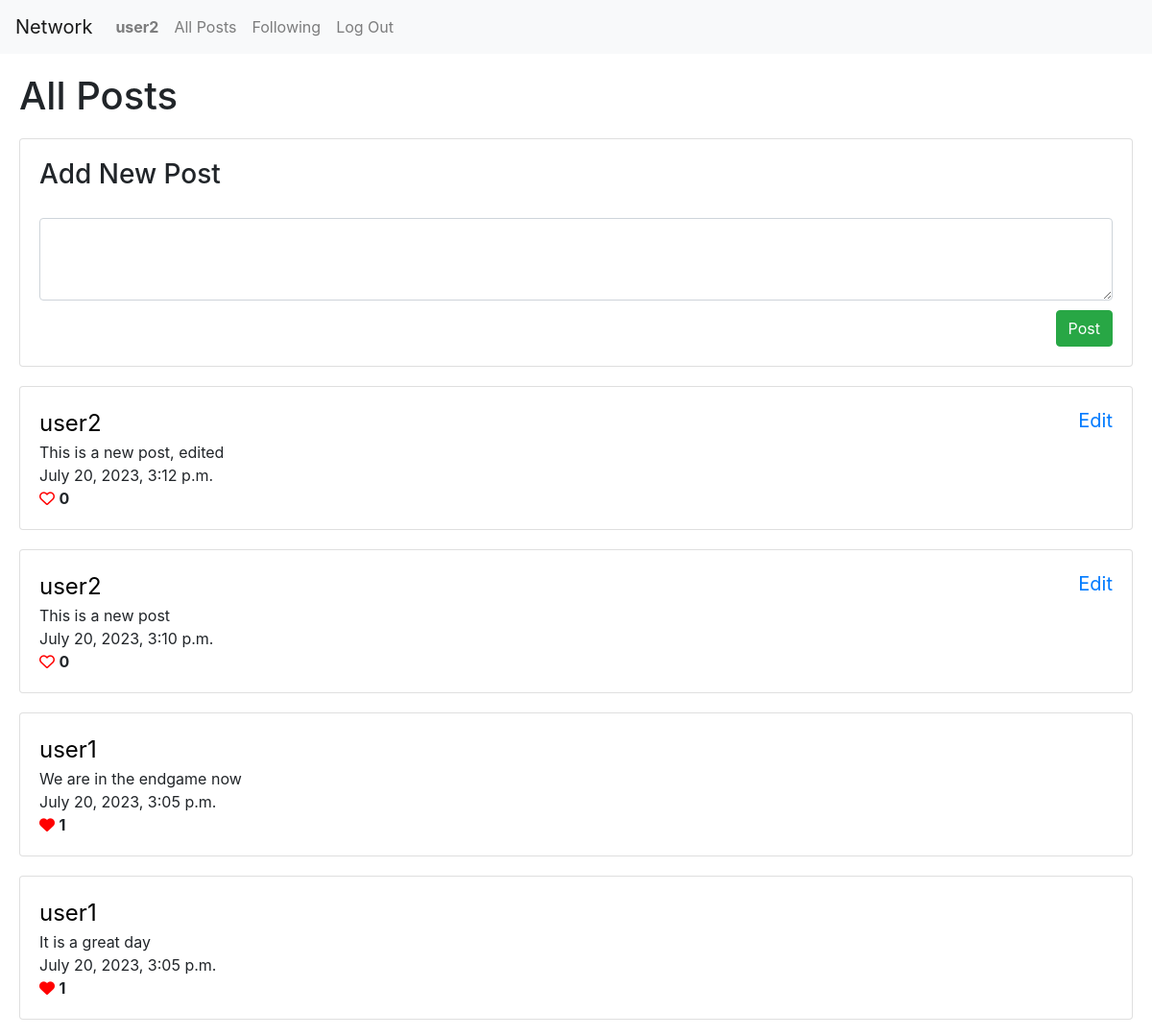
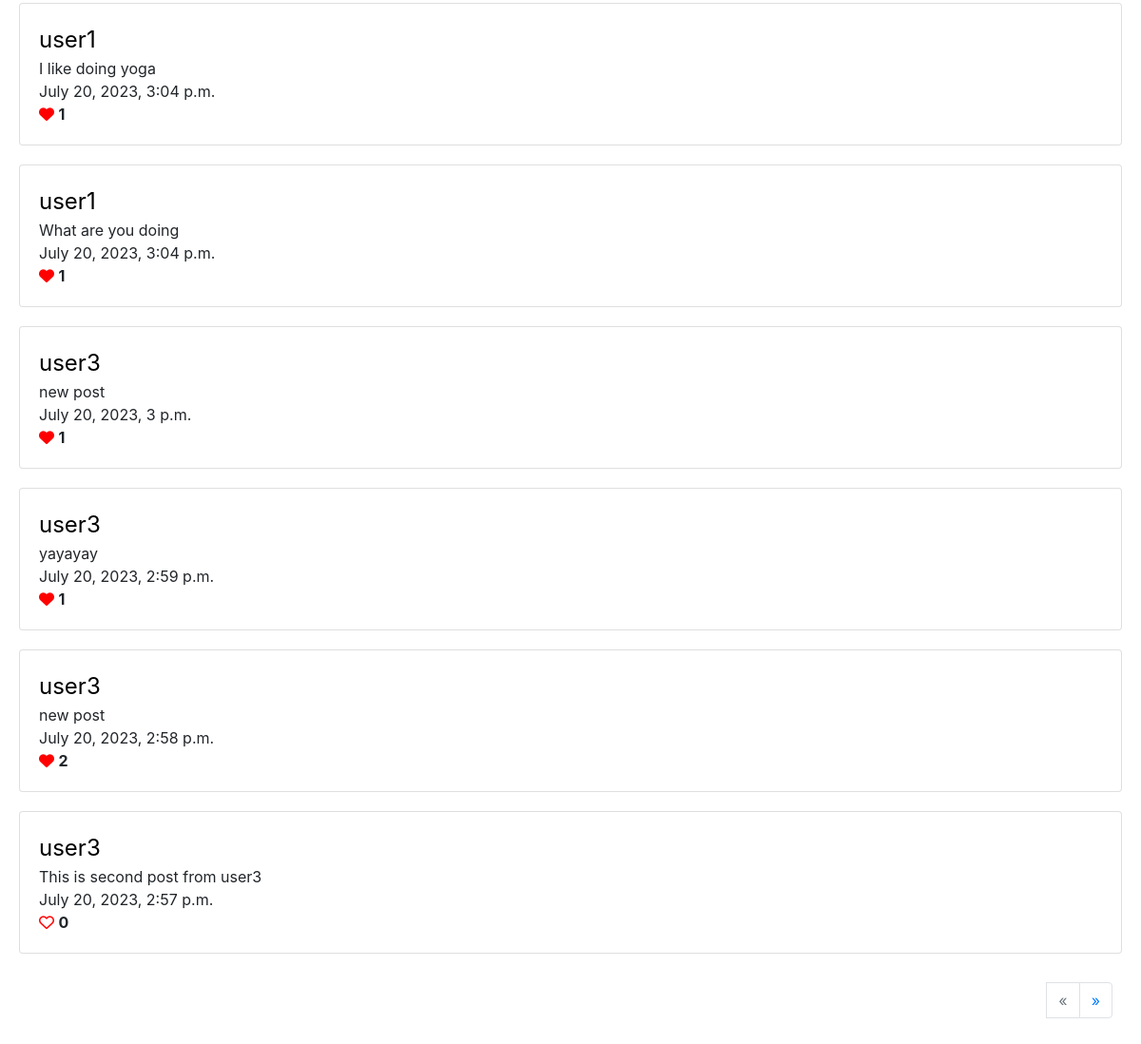
Screenshot of / (signed in) with the database file from the repository (2 pictures, top to bottom).
### network/models.py (models this page shows, shortened)
class User(AbstractUser):
    pass

class Post(models.Model):
    user = models.ForeignKey(User, on_delete=models.CASCADE)
    content = models.CharField(max_length=400, blank=False)
    timestamp = models.DateTimeField(auto_now_add=True)
    likes = models.ManyToManyField(User, blank=True, related_name="user_liked")

### network/views.py (the view)
# urls.py: path("", views.index, name="index"),
def index(request):
    if request.user.is_authenticated:
        posts = Post.objects.order_by("-timestamp").all()
        paginator = Paginator(posts, 10)
        if request.GET.get("page") != None:
            try:
                posts = paginator.page(request.GET.get("page"))
            except:
                posts = paginator.page(1)
        else:
            posts = paginator.page(1)
        return render(request, "network/index.html", {"posts": posts})
    else:
        return render(request, "network/login.html")

### network/templates/network/index.html (shortened to what this page needs)
{% extends "network/layout.html" %} {% load static %} {% block body %}
<h1 class="all-post">All Posts</h1>
<div class="card">
  <h3>Add New Post</h3>
  <div class="card-body my-card">
    <textarea class="form-control" id="add-text" rows="3"></textarea>
    <div class="post-button">
      <button type="submit" id="add-btn" class="btn btn-success">Post</button>
    </div>
  </div>
</div>
{% for post in posts %}
<div class="card post">
  <div class="post-user-edit">
    <a href="{% url 'profile' post.user.username%}" id="username"
      >{{post.user.username}}</a
    >
    {% if request.user == post.user %}
    <span
      class="text-primary edit"
      data-id="{{post.id}}"
      id="edit-btn-{{post.id}}"
      >Edit</span
    >
    {% endif %}
  </div>
  <div id="post-content-{{post.id}}" class="content">{{post.content}}</div>
  <div>{{post.timestamp}}</div>
  <div>
    <i
    data-id="{{post.id}}"
    id="post-like-{{post.id}} liked"
    {% if request.user in post.likes.all %}
      class="fas fa-heart liked"
      data-is-liked="yes"
      {% else %}
      class="far fa-heart liked"
      data-is-liked="no"
      {% endif %}
      style="color: red"
    ></i>
    <strong id="post-count-{{post.id}}">{{post.likes.count}}</strong>
  </div>
</div>
{% endfor %}
<div class="page-navigation">
  <nav aria-label="Page navigation">
    <ul class="pagination">
    {% if posts.has_previous %}
    <li class="page-item">
      <li class="page-item">
        <a class="page-link" href="?page={{posts.previous_page_number}}" aria-label="Previous">
          <span aria-hidden="true">&laquo;</span>
          <span class="sr-only">Previous</span>
        </a>
      </li>
      {%else%}
        <li class="page-item">
      <li class="page-item disabled">
        <a class="page-link" href="#" aria-label="Previous">
          <span aria-hidden="true">&laquo;</span>
        </a>
      </li>
      {%endif%}
{% if posts.has_next %}
      <li class="page-item">
        <a class="page-link" href="?page={{posts.next_page_number}}" aria-label="Next">
          <span aria-hidden="true">&raquo;</span>
        </a>
      </li>
      {%endif%}
    </ul>
  </nav>
</div>
{% endblock body %}

### network/templates/network/layout.html (shortened to what this page needs)
{% load static %}
<!DOCTYPE html>
<html lang="en">
    <head>
        <link rel="stylesheet" href="https://stackpath.bootstrapcdn.com/bootstrap/4.4.1/css/bootstrap.min.css">
        <link href="{% static 'network/styles.css' %}" rel="stylesheet">
    </head>
    <body>
        <nav class="navbar navbar-expand-lg navbar-light bg-light">
            <a class="navbar-brand" href="{% url 'index'%}">Network</a>
            <div>
                <ul class="navbar-nav mr-auto">
                    {% if user.is_authenticated %}
                    <li class="nav-item">
                        <a class="nav-link" href="{% url 'profile' user.username%}"><strong>{{ user.username }}</strong></a>
                    </li>
                    {% endif %}
                <li class="nav-item">
                  <a class="nav-link" href="{% url 'index' %}">All Posts</a>
                </li>
                {% if user.is_authenticated %}
                <li class="nav-item">
                    <a class="nav-link" href="{% url 'following' %}">Following</a>
                </li>
                <li class="nav-item">
                    <a class="nav-link" href="{% url 'logout' %}">Log Out</a>
                </li>
                {% endif %}
            </ul>
        </div>
    </nav>
    <div class="body">
        {% block body %}
        {% endblock %}
    </div>
</body>
</html>

### network/static/network/styles.css (style rules this page uses)
.card { margin: 20px; }
.card h3, .all-post { margin-top: 20px; margin-left: 20px; }
.post-button { margin-top: 10px; display: flex; justify-content: end; }
.post { padding: 20px; }
.post-user-edit { display: flex; justify-content: space-between; }
.post-user-edit #username { font-size: 24px; color: black; text-decoration: none; }
.post-user-edit .edit { font-size: 20px; }
.page-navigation { display: flex; justify-content: end; margin: 30px; }

### rows the page displays
User: username "user2"
Post: user.username "user2", content "This is a new post, edited", timestamp "July 20, 2023, 3:12 p.m.", likes.count "0"
Post: user.username "user2", content "This is a new post", timestamp "July 20, 2023, 3:10 p.m.", likes.count "0"
Post: user.username "user1", content "We are in the endgame now", timestamp "July 20, 2023, 3:05 p.m.", likes.count "1"
Post: user.username "user1", content "It is a great day", timestamp "July 20, 2023, 3:05 p.m.", likes.count "1"
Post: user.username "user1", content "I like doing yoga", timestamp "July 20, 2023, 3:04 p.m.", likes.count "1"
Post: user.username "user1", content "What are you doing", timestamp "July 20, 2023, 3:04 p.m.", likes.count "1"
Post: user.username "user3", content "new post", timestamp "July 20, 2023, 3 p.m.", likes.count "1"
Post: user.username "user3", content "yayayay", timestamp "July 20, 2023, 2:59 p.m.", likes.count "1"
Post: user.username "user3", content "new post", timestamp "July 20, 2023, 2:58 p.m.", likes.count "2"
Post: user.username "user3", content "This is second post from user3", timestamp "July 20, 2023, 2:57 p.m.", likes.count "0"
